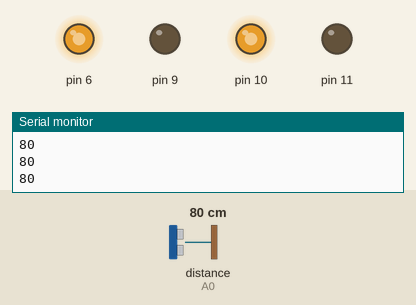
Recording of a sketch running on a simulated Arduino Uno, built with avr-gcc and run on an emulated ATmega328P. Parts: output pins drawn as LEDs (lit = HIGH), the last lines printed to the serial monitor. Dashed ring = blinking. Inputs (shaded band) come from the test bench; at power-on: distance to the obstacle (sensor on A0) 80 cm.

Above: at 1.2 s.
1.3 s: distance to the obstacle (sensor on A0) set to 54 cm
2.8 s: distance to the obstacle (sensor on A0) set to 46 cm
At 4.0 s:
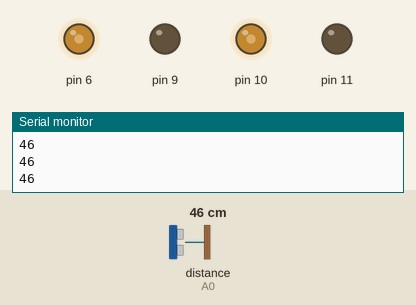
4.3 s: distance to the obstacle (sensor on A0) set to 23 cm
5.8 s: distance to the obstacle (sensor on A0) set to 18 cm
At 6.2 s:
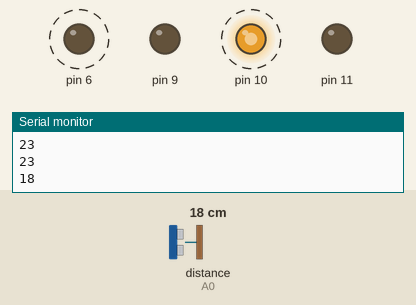
8.8 s: distance to the obstacle (sensor on A0) set to 35 cm
10.4 s: distance to the obstacle (sensor on A0) set to 2 cm
At 10.8 s:
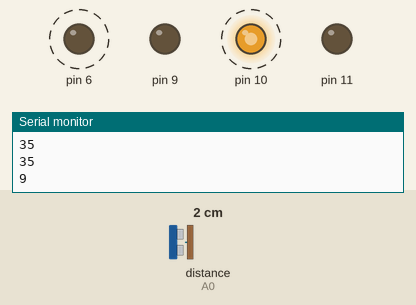
Timing chart, 0 to 14.4 s (numbered marks = the images above; inputs shaded):
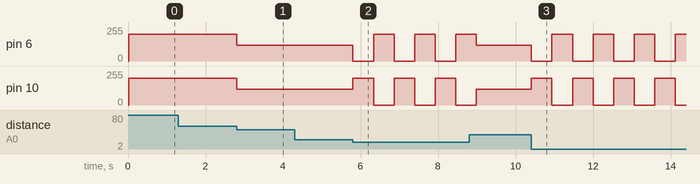

Measured:
- the behaviour switches between 51 and 50 cm on distance to the obstacle (sensor on A0) (found by bisection; images 0 and 1)
- the behaviour switches between 21 and 20 cm on distance to the obstacle (sensor on A0) (found by bisection; images 1 and 2)
- after the input at 2.8 s, pin 6, pin 10: 200/255 → 120/255 at once
- after the input at 5.8 s, pin 6, pin 10: alternates 200/255 for 0.53 s and 0/255 for 0.53 s, starting at once
- after the input at 10.4 s, pin 6, pin 10: alternates 200/255 for 0.53 s and 0/255 for 0.53 s, starting at once

The sketch:

isenoYprogramacionDelAutoAntichoquesConSensorSHARP_Pag89-90_.ino
```cpp
/* TRANSCRITO y CORREGIDO  POR GUSTAVO JARRO CALLIZAYA*/
/*DEL*/
/*TEXTO: ROBOTICA CON ARDUINO 3º (SECUNDARIA COMUNITARIA PRODUCTIVA
  ) "TECHHOME"*/
/* PRACTICA:DISEÑO Y PROGRAMACION DEL AUTO ANTICHOQUES CON SENSOR SHARP
  PAGINA 90 DEL TEXTO*   */
#include <SharpIR.h>
#define ir A0
#define model 1080
bool direccion = true;
SharpIR sharp(model, ir);
void setup() {
  // put your setup code here, to run once:
Serial.begin(9600);
pinMode(ir, INPUT);
pinMode(6, OUTPUT);
pinMode(9, OUTPUT);
pinMode(10, OUTPUT);
pinMode(11, OUTPUT);
}

void loop() {
  // put your main code here, to run repeatedly:
int dis = sharp.getDistance();
Serial.println(dis);
if(dis>100){
  adelanteVelocidadTres();
}
else {
  if(dis>50){
    adelanteVelocidadDos();
  }
  else{
    if(dis>20){
    adelanteVelocidadUno();
  }
  else {
    if (dis <= 20 and dis >7){
      parar();
      if(direccion){
        derecha();
        direccion = not direccion;
        delay(500);
      }
      else{
        izquierda();
        direccion = not direccion;
        delay(500);
      }

    }else{
      retro();
      delay(500);
    }
  }

  }
}
delay(10);
}
void adelanteVelocidadTres(){
  analogWrite(6, 255);
  analogWrite(9, 0);
  analogWrite(10, 255);
  analogWrite(11, 0);
}
void adelanteVelocidadDos(){
  analogWrite(6, 200);
  analogWrite(9, 0);
  analogWrite(10, 200);
  analogWrite(11, 0);
}
void adelanteVelocidadUno(){
  analogWrite(6, 120);
  analogWrite(9, 0);
  analogWrite(10, 120);
  analogWrite(11, 0);
}
void parar(){
  analogWrite(6, 0);
  analogWrite(9, 0);
  analogWrite(10, 0);
  analogWrite(11, 0);
}
void retro(){
  analogWrite(6, 0);
  analogWrite(9, 200);
  analogWrite(10, 0);
  analogWrite(11, 200);
}
void derecha(){
  analogWrite(6, 0);
  analogWrite(9, 0);
  analogWrite(10, 200);
  analogWrite(11, 0);
}void izquierda(){
  analogWrite(6, 200);
  analogWrite(9, 0);
  analogWrite(10, 0);
  analogWrite(11, 0);
}
```
